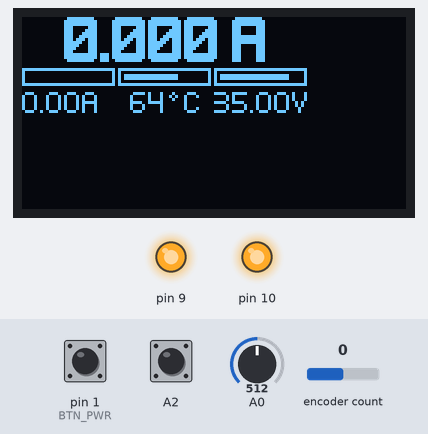
Bench run of a program on a simulated Arduino Uno, built with avr-gcc and run on an emulated ATmega328P. Parts: 128×64 one-colour display, output pins drawn as LEDs (lit = HIGH). Wiring (inferred from the names in the program): SSD1306 OLED at I2C address 0x3C. The test bench sets the inputs (shaded band); at power-on: A2 HIGH, A0 = 512, encoder count 0, pin 1 (BTN_PWR) HIGH.

Above: at 3.2 s.
3.3 s: A2 pulled LOW for 0.15 s
At 4.4 s:
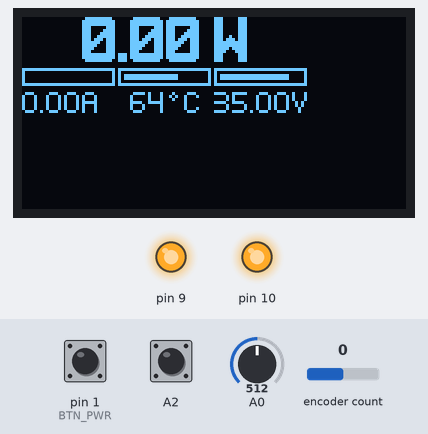
5.5 s: A0 set to 96
At 6.5 s:
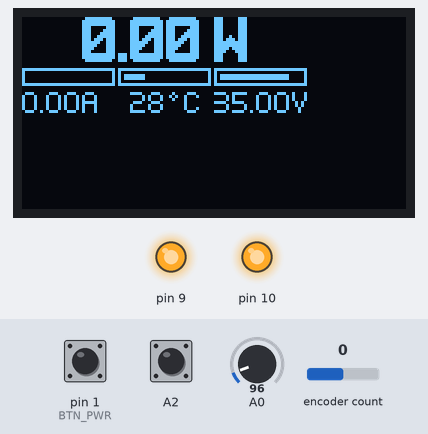
7.0 s: A0 set to 84
At 7.5 s:
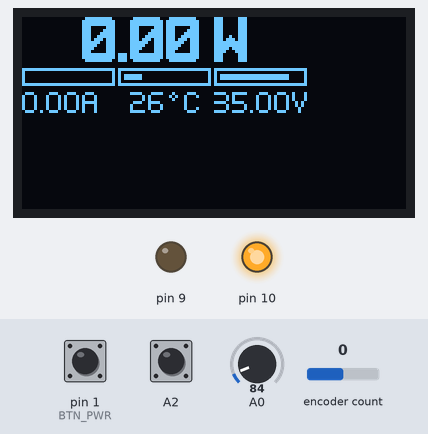
8.5 s: encoder count set to 1
At 9.6 s:
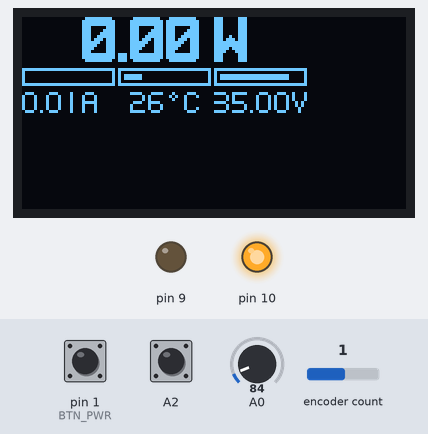
10.0 s: pin 1 (BTN_PWR) pulled LOW for 0.15 s
At 11.2 s:
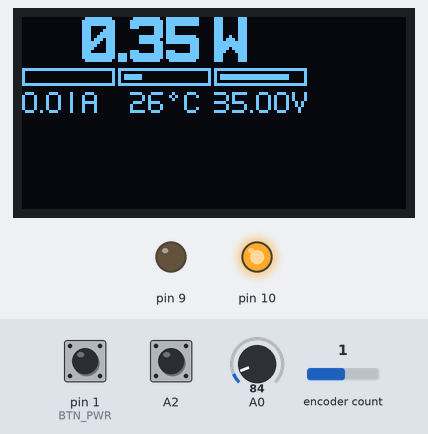
11.7 s: A2 pulled LOW for 1 s
At 14.3 s:
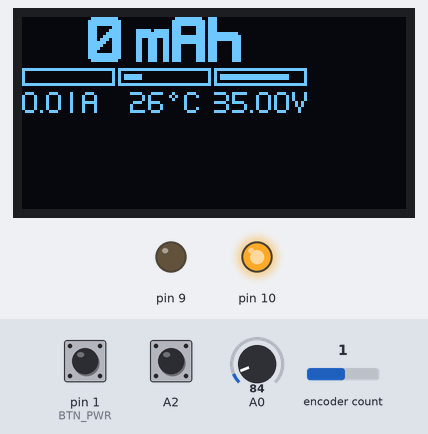
Timing chart, 0 to 15.8 s (numbered marks = the images above; inputs shaded):
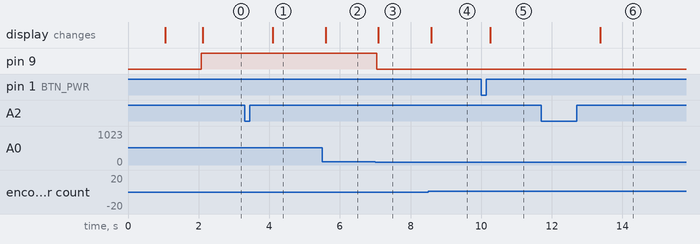

Measured:
- the behaviour switches between 90 and 89 on A0 (found by bisection; images 2 and 3)
- after the input at 3.3 s, the display: changes after 0.80 s (image 1)
- after the input at 5.5 s, the display: changes after 0.09 s (image 2)
- after the input at 7.0 s, pin 9: HIGH → LOW at once; the display: changes after 0.09 s (image 3)
- after the input at 8.5 s, the display: changes after 0.08 s (image 4)
- after the input at 10.0 s, the display: changes after 0.26 s (image 5)
- after the input at 11.7 s, the display: changes after 1.7 s (image 6)

The program:

main.cpp
```cpp
#include <Arduino.h>
#include <ClickEncoder.h>
#include <TimerOne.h>

#include "MCP4921.h"
#include "SSD1306.h"
#include "Font5x7.h"
#include "Font11x15.h"
#include "Button.h"
#include "Output.h"
#include "AnalogInput.h"

#include "definitions.h"
#include "bitmaps.h"

SSD1306 display;
Font5x7 smallFont;
Font11x15 bigFont;

MCP4921 dac(MCP4921_CS);

ClickEncoder encoder(ENC_A, ENC_B, ENC_BTN, ENC_STEPS_PER_NOTCH);
Button powerButton(BTN_PWR, true);
Output fan(FAN);
AnalogInput tempSensor(TEMP_SENS, 1.0f, 100);

uint32_t accumulatedmWh = 0; //accumulated milliWattHours
uint32_t accumulatedmAh = 0; //accumulated milliAmpereHours

uint32_t accumulatedmAmsec = 0; //accumulated milliAmpereMilliSeconds
uint32_t accumulatedmWmsec = 0; //accumulated milliWattMilliSeconds

uint16_t currentSet = 0; // current setpoint in mA

//which detail to show
// 0: Ampere
// 1: Watts
// 2: milli Amperehours
// 3: milli Watthours
uint8_t currentDetail = 0;

bool poweredOn = true;
bool loadEnabled = false;

uint8_t dacValueForCurrent(uint16_t current){
  return 0; //TODO:
}

void timerIsr() {
  encoder.service();
  powerButton.update();
}

void resetAccumulatedValues(){
  accumulatedmWh = 0;
  accumulatedmAh = 0;

  accumulatedmAmsec = 0;
  accumulatedmWmsec = 0;
}

void switchOnLoad(){
  dac.setValue(dacValueForCurrent(currentSet));
  loadEnabled = true;
}

void switchOffLoad(){
  dac.setValue(0);
  loadEnabled = false;
}

void powerDown(){
  switchOffLoad();

  display.shutdown();
  dac.shutdown();

  poweredOn = false;
}

void powerUp(){
  display.reset();
  display.drawBitmap(nupoLogo, 16, 0);
  display.refresh();
  delay(1000);
  dac.wakeup();
  resetAccumulatedValues();
  display.clear();

  switchOffLoad();

  //reset to a "save" state
  currentDetail = 0;
  poweredOn = true;
}

void drawCurrent(uint32_t loadCurrent){
  String text = String(loadCurrent / 1000.f, 3) + " A";
  uint8_t textWidth = bigFont.getTextWidth(text);
  uint8_t startX = (OLED_WIDTH - textWidth) / 2;

  display.drawText(text, startX, 0, bigFont);
}

void drawPower(uint32_t loadPower){
  String text = String(loadPower / 1000.0f, 2) + " W";
  uint8_t textWidth = bigFont.getTextWidth(text);
  uint8_t startX = (OLED_WIDTH - textWidth) / 2;

  display.drawText(text, startX, 0, bigFont);
}

void drawmAh(uint32_t accumulatedmAh){
  String text;
  if(accumulatedmAh < 1000){
    text = String(accumulatedmAh) + " mAh";
  }else{
    text = String(accumulatedmAh / 1000.f, 2) + " Ah";
  }

  uint8_t textWidth = bigFont.getTextWidth(text);
  uint8_t startX = (OLED_WIDTH - textWidth) / 2;

  display.drawText(text, startX, 0, bigFont);
}

void drawmWh(uint32_t accumulatedmWh){
  String text;
  if(accumulatedmWh < 10000){
    text = String(accumulatedmWh / 1000.f, 2) + " Wh";
  }else{
    text = String(accumulatedmWh / 1000.f, 1) + " Wh";
  }

  uint8_t textWidth = bigFont.getTextWidth(text);
  uint8_t startX = (OLED_WIDTH - textWidth) / 2;

  display.drawText(text, startX, 0, bigFont);
}

void drawSecondaryInfo(uint32_t setCurrent, uint32_t loadCurrent, uint32_t loadVoltage, uint16_t temperature){
  uint8_t cellWidth = OLED_WIDTH / 3;

  //display the setpoint of the current on the left
  String cell1 = String(setCurrent / 1000.f, 2) + "A";
  display.drawText(cell1, 0, 3, smallFont);
  display.drawProgressbar((loadCurrent * 100) / I_MAX, 0, 2, (OLED_WIDTH / 3) - 1);

  //display the temperature centered on the screen
  String cell2 = String(temperature) + "nC";
  uint8_t startX = cellWidth + ((cellWidth - smallFont.getTextWidth(cell2)) / 2);
  display.drawText(cell2, startX, 3, smallFont);
  display.drawProgressbar((temperature * 100) / T_MAX, OLED_WIDTH / 3 * 1, 2, (OLED_WIDTH / 3) - 1);

  //display the current voltage right-aligned
  String cell3 = String(loadVoltage / 100.f, 2) + "V";
  uint8_t width = smallFont.getTextWidth(cell3);
  display.drawText(cell3, OLED_WIDTH - width, 3, smallFont);
  display.drawProgressbar((loadVoltage * 100) / U_MAX, OLED_WIDTH / 3 * 2, 2, (OLED_WIDTH / 3) - 1);
}

uint16_t measureVoltage(){
  //TODO: implement ADC reading
  static uint16_t base = 3500;
  //base += random(-10, 10);
  return base;
}

uint16_t measureCurrent(){
  //TODO: implement ADC reading
  return loadEnabled ? currentSet : 0;
}

uint8_t measureTemperature(){
  uint16_t voltage = map(tempSensor.read(), 0, 1024, 0, 3300);
  uint8_t temp = (voltage - V0) / Tc;
  return temp;
}

void setCurrent(uint32_t current){
  if(current >= 0 && current <= I_MAX){
    currentSet = current;
    if(loadEnabled){
      dac.setValue(dacValueForCurrent(currentSet));
    }
  }
}

void handleHID() {
  //handle power button
  if(powerButton.getStatus() == Clicked){
    if(!poweredOn){
      powerUp();
    }else{
      if(loadEnabled){
        switchOffLoad();
      }else{
        switchOnLoad();
      }
    }
  }else if(powerButton.getStatus() == Held){
    if(poweredOn){
      powerDown();
    }
  }

  //handle encoder
  if(poweredOn){
    int16_t encoderNewSteps = encoder.getValue();
    setCurrent(currentSet + (encoderNewSteps * 10));
  }

  //handle encoder button
  ClickEncoder::Button buttonState = encoder.getButton();
  switch (buttonState) {
    case ClickEncoder::Held:
      resetAccumulatedValues();
      break;
    case ClickEncoder::Clicked:
      currentDetail = (currentDetail + 1) % 4;
      break;
    default:
      break;
  }
}

void setup()   {
  display.begin();
  powerUp();
  display.clear();

  Timer1.initialize(1000);
  Timer1.attachInterrupt(timerIsr);

  encoder.setAccelerationEnabled(true);
}

void loop() {

  // check the fan temperature outside the poweredOn check
  // to make sure the FET can cool down quickly, even if
  // the user switches it off while its hot
  uint8_t heatsinkTemperature = measureTemperature(); // °C
  if(heatsinkTemperature > FAN_TEMP_HIGH){
    fan.switchOn();
  }else if(heatsinkTemperature < FAN_TEMP_LOW){
    fan.switchOff();
  }

  handleHID();

  if(poweredOn){
    static uint32_t lastUpdate = millis();

    uint32_t loadVoltage = measureVoltage(); // mV
    uint32_t loadCurrent = measureCurrent(); // mA
    uint32_t loadPower = (loadVoltage * loadCurrent) / 100; //mW
    uint32_t timeSinceLastUpdate = millis() - lastUpdate; // mS
    lastUpdate = millis();

    accumulatedmAmsec += loadCurrent * timeSinceLastUpdate;
    if(accumulatedmAmsec >= USEC_PER_HOUR){
      accumulatedmAh += 1;
      accumulatedmAmsec -= USEC_PER_HOUR;
    }

    accumulatedmWmsec += loadPower * timeSinceLastUpdate;
    if(accumulatedmWmsec >= USEC_PER_HOUR){
      accumulatedmWh += 1;
      accumulatedmWmsec -= USEC_PER_HOUR;
    }

    display.clear();

    //draw primary info
    switch(currentDetail){
      case 0:
        drawCurrent(loadCurrent);
        break;
      case 1:
        drawPower(loadPower);
        break;
      case 2:
        drawmAh(accumulatedmAh);
        break;
      case 3:
        drawmWh(accumulatedmWh);
        break;
    }
    drawSecondaryInfo(currentSet, loadCurrent, loadVoltage, heatsinkTemperature);

    display.refresh();
  }
}
```

NupoLogo.cpp
```cpp
#include "Bitmap.h"
#include "bitmaps.h"

const static uint8_t bitmapData[] PROGMEM = {
    0x0, 0x0, 0x0, 0x0, 0x0, 0x0, 0x0, 0x0, 0x0, 0x0, 0x0, 0x0, 0x0, 0x8, 0x18,
    0x10, 0x30, 0x30, 0xf0, 0xf0, 0xf0, 0xf0, 0xf0, 0xf0, 0xf8, 0xf8, 0xf8,
    0xf8, 0xf0, 0xf0, 0xf0, 0xf0, 0xe0, 0xe0, 0xe0, 0xe0, 0xf0, 0xf0, 0x78,
    0x38, 0x18, 0x18, 0x8, 0x8, 0x8, 0x0, 0x0, 0x0, 0x0, 0x0, 0x0, 0x0, 0x0,
    0x0, 0x0, 0x0, 0x0, 0x0, 0x0, 0x0, 0x0, 0x0, 0x0,
    /* page 1 (lines 8-15) */
    0x0, 0x0, 0x0, 0x0, 0x0, 0x0, 0xfe, 0xfe, 0xff, 0xff, 0xff, 0xff, 0xff,
    0xfe, 0xfe, 0x0, 0x0, 0x0, 0x0, 0xff, 0xff, 0xff, 0xff, 0x3, 0x7, 0x7, 0x1f,
    0xff, 0xff, 0xff, 0xff, 0xff, 0xff, 0xff, 0xff, 0xff, 0x3, 0x0, 0x0, 0x0,
    0xe0, 0xfe, 0xff, 0xff, 0xff, 0xff, 0xff, 0xff, 0xfe, 0x7c, 0x0, 0x0, 0x0,
    0x0, 0x82, 0x86, 0x4, 0x8, 0x10, 0x0, 0x0, 0x0, 0x0,
    /* page 2 (lines 16-23) */
    0x0, 0x0, 0x0, 0x0, 0x0, 0x0, 0xff, 0xff, 0xff, 0xff, 0xff, 0xff, 0xff,
    0xff, 0xff, 0x0, 0x0, 0x0, 0x0, 0xff, 0xff, 0xff, 0xff, 0x80, 0x0, 0x0, 0x0,
    0x3f, 0x7f, 0xff, 0xff, 0xff, 0xff, 0xff, 0x7f, 0x3f, 0x0, 0x0, 0x0, 0x80,
    0xc1, 0xc1, 0xc1, 0xc1, 0x1, 0x1, 0x1, 0x0, 0x20, 0x60, 0xf0, 0xf8, 0xfc,
    0xff, 0xff, 0xff, 0x7f, 0x3e, 0x0, 0x0, 0x0, 0x0, 0x0,
    /* page 3 (lines 24-31) */
    0x0, 0x0, 0x10, 0x10, 0x18, 0x1c, 0x1f, 0x1f, 0x1f, 0xf, 0xf, 0xf, 0xf, 0x7,
    0x7, 0xc, 0x8, 0x0, 0x0, 0xb, 0xf, 0x1f, 0x1f, 0x1f, 0x1e, 0x1c, 0x8, 0x18,
    0x10, 0x10, 0x0, 0x0, 0x0, 0x0, 0x0, 0x8, 0x8, 0x4, 0x6, 0x3, 0x3, 0x7, 0x7,
    0xf, 0xf, 0xe, 0x1c, 0x18, 0x18, 0x10, 0x10, 0x0, 0x1, 0x1, 0x0, 0x0, 0x0,
    0x0, 0x0, 0x0, 0x0, 0x0, 0x0,
};

const Bitmap nupoLogo(bitmapData, 63, 32);
```

bitmaps.h
```cpp
#ifndef _ALL_BITMAPS_H_
#define _ALL_BITMAPS_H_

#include "Bitmap.h"

extern const Bitmap nupoLogo;

#endif //_ALL_BITMAPS_H_
```

definitions.h
```cpp
#include <Arduino.h>

#define MCP4921_CS 10
#define ENC_A A1
#define ENC_B A3
#define ENC_BTN A2
#define BTN_PWR 1
#define FAN 9
#define TEMP_SENS A0

#define ENC_STEPS_PER_NOTCH 4

//software defined limits
#define T_MAX 90   // 90°C
#define I_MAX 6000 // 6A
#define U_MAX 4000 // 40V

#define FAN_TEMP_HIGH 30 //temperature at which the an switches on
#define FAN_TEMP_LOW 27 //temperature at which the an switches off again

//from MCP9701 datasheet
#define Tc 19.5f
#define V0 400

#define USEC_PER_HOUR 1000L * 60L * 60L
```
